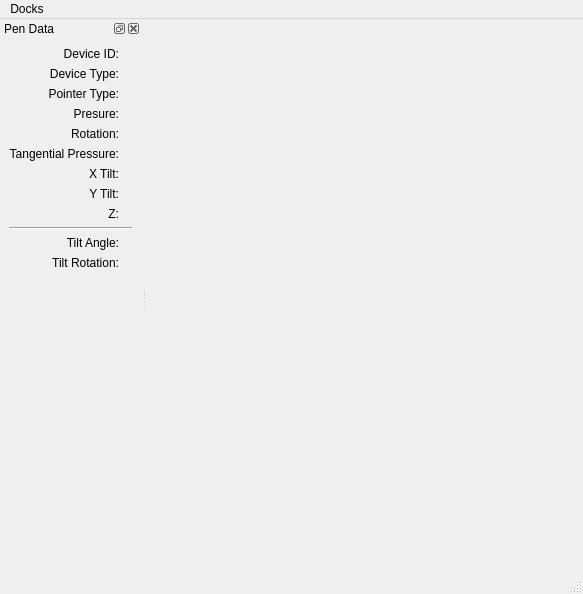
<?xml version="1.0" encoding="UTF-8"?>
<ui version="4.0">
 <class>MainWindow</class>
 <widget class="QMainWindow" name="MainWindow">
  <property name="geometry">
   <rect>
    <x>0</x>
    <y>0</y>
    <width>583</width>
    <height>594</height>
   </rect>
  </property>
  <property name="windowTitle">
   <string>MainWindow</string>
  </property>
  <widget class="QWidget" name="centralwidget">
   <layout class="QVBoxLayout" name="verticalLayout_2">
    <property name="leftMargin">
     <number>0</number>
    </property>
    <property name="topMargin">
     <number>0</number>
    </property>
    <property name="rightMargin">
     <number>0</number>
    </property>
    <property name="bottomMargin">
     <number>0</number>
    </property>
    <item>
     <widget class="Canvas" name="canvas" native="true"/>
    </item>
   </layout>
  </widget>
  <widget class="QMenuBar" name="menubar">
   <property name="geometry">
    <rect>
     <x>0</x>
     <y>0</y>
     <width>583</width>
     <height>24</height>
    </rect>
   </property>
   <widget class="QMenu" name="menuDocks">
    <property name="title">
     <string>Docks</string>
    </property>
   </widget>
   <addaction name="menuDocks"/>
  </widget>
  <widget class="QStatusBar" name="statusbar"/>
  <widget class="QDockWidget" name="penInfoDock">
   <property name="windowTitle">
    <string>Pen Data</string>
   </property>
   <attribute name="dockWidgetArea">
    <number>1</number>
   </attribute>
   <widget class="QWidget" name="dockWidgetContents">
    <layout class="QVBoxLayout" name="verticalLayout_3">
     <property name="leftMargin">
      <number>0</number>
     </property>
     <property name="topMargin">
      <number>0</number>
     </property>
     <property name="rightMargin">
      <number>0</number>
     </property>
     <property name="bottomMargin">
      <number>0</number>
     </property>
     <item>
      <widget class="QScrollArea" name="scrollArea">
       <property name="frameShape">
        <enum>QFrame::NoFrame</enum>
       </property>
       <property name="widgetResizable">
        <bool>true</bool>
       </property>
       <widget class="QWidget" name="scrollAreaWidgetContents">
        <property name="geometry">
         <rect>
          <x>0</x>
          <y>0</y>
          <width>270</width>
          <height>521</height>
         </rect>
        </property>
        <layout class="QVBoxLayout" name="verticalLayout">
         <item>
          <layout class="QGridLayout" name="gridLayout">
           <item row="9" column="0" colspan="2">
            <widget class="Line" name="line">
             <property name="orientation">
              <enum>Qt::Horizontal</enum>
             </property>
            </widget>
           </item>
           <item row="8" column="0">
            <widget class="QLabel" name="label_4">
             <property name="text">
              <string>Z:</string>
             </property>
             <property name="alignment">
              <set>Qt::AlignRight|Qt::AlignTrailing|Qt::AlignVCenter</set>
             </property>
            </widget>
           </item>
           <item row="4" column="0">
            <widget class="QLabel" name="label_2">
             <property name="text">
              <string>Rotation:</string>
             </property>
             <property name="alignment">
              <set>Qt::AlignRight|Qt::AlignTrailing|Qt::AlignVCenter</set>
             </property>
            </widget>
           </item>
           <item row="2" column="1">
            <widget class="QLabel" name="pointerTypeLabel">
             <property name="sizePolicy">
              <sizepolicy hsizetype="MinimumExpanding" vsizetype="Preferred">
               <horstretch>0</horstretch>
               <verstretch>0</verstretch>
              </sizepolicy>
             </property>
             <property name="text">
              <string/>
             </property>
            </widget>
           </item>
           <item row="7" column="0">
            <widget class="QLabel" name="label_8">
             <property name="text">
              <string>Y Tilt:</string>
             </property>
             <property name="alignment">
              <set>Qt::AlignRight|Qt::AlignTrailing|Qt::AlignVCenter</set>
             </property>
            </widget>
           </item>
           <item row="5" column="1">
            <widget class="QLabel" name="tangentialPressureLabel">
             <property name="sizePolicy">
              <sizepolicy hsizetype="MinimumExpanding" vsizetype="Preferred">
               <horstretch>0</horstretch>
               <verstretch>0</verstretch>
              </sizepolicy>
             </property>
             <property name="text">
              <string/>
             </property>
            </widget>
           </item>
           <item row="3" column="0">
            <widget class="QLabel" name="label">
             <property name="text">
              <string>Presure:</string>
             </property>
             <property name="alignment">
              <set>Qt::AlignRight|Qt::AlignTrailing|Qt::AlignVCenter</set>
             </property>
            </widget>
           </item>
           <item row="1" column="1">
            <widget class="QLabel" name="deviceTypeLabel">
             <property name="sizePolicy">
              <sizepolicy hsizetype="MinimumExpanding" vsizetype="Preferred">
               <horstretch>0</horstretch>
               <verstretch>0</verstretch>
              </sizepolicy>
             </property>
             <property name="text">
              <string/>
             </property>
            </widget>
           </item>
           <item row="1" column="0">
            <widget class="QLabel" name="label_5">
             <property name="text">
              <string>Device Type:</string>
             </property>
             <property name="alignment">
              <set>Qt::AlignRight|Qt::AlignTrailing|Qt::AlignVCenter</set>
             </property>
            </widget>
           </item>
           <item row="0" column="0">
            <widget class="QLabel" name="label_9">
             <property name="text">
              <string>Device ID:</string>
             </property>
             <property name="alignment">
              <set>Qt::AlignRight|Qt::AlignTrailing|Qt::AlignVCenter</set>
             </property>
            </widget>
           </item>
           <item row="10" column="0">
            <widget class="QLabel" name="label_10">
             <property name="text">
              <string>Tilt Angle:</string>
             </property>
             <property name="alignment">
              <set>Qt::AlignRight|Qt::AlignTrailing|Qt::AlignVCenter</set>
             </property>
            </widget>
           </item>
           <item row="4" column="1">
            <widget class="QLabel" name="rotationLabel">
             <property name="sizePolicy">
              <sizepolicy hsizetype="MinimumExpanding" vsizetype="Preferred">
               <horstretch>0</horstretch>
               <verstretch>0</verstretch>
              </sizepolicy>
             </property>
             <property name="text">
              <string/>
             </property>
            </widget>
           </item>
           <item row="10" column="1">
            <widget class="QLabel" name="tiltAngle">
             <property name="text">
              <string/>
             </property>
            </widget>
           </item>
           <item row="2" column="0">
            <widget class="QLabel" name="label_6">
             <property name="text">
              <string>Pointer Type:</string>
             </property>
             <property name="alignment">
              <set>Qt::AlignRight|Qt::AlignTrailing|Qt::AlignVCenter</set>
             </property>
            </widget>
           </item>
           <item row="3" column="1">
            <widget class="QLabel" name="presureLabel">
             <property name="sizePolicy">
              <sizepolicy hsizetype="MinimumExpanding" vsizetype="Preferred">
               <horstretch>0</horstretch>
               <verstretch>0</verstretch>
              </sizepolicy>
             </property>
             <property name="text">
              <string/>
             </property>
            </widget>
           </item>
           <item row="8" column="1">
            <widget class="QLabel" name="zLabel">
             <property name="sizePolicy">
              <sizepolicy hsizetype="MinimumExpanding" vsizetype="Preferred">
               <horstretch>0</horstretch>
               <verstretch>0</verstretch>
              </sizepolicy>
             </property>
             <property name="text">
              <string/>
             </property>
            </widget>
           </item>
           <item row="6" column="0">
            <widget class="QLabel" name="label_7">
             <property name="text">
              <string>X Tilt:</string>
             </property>
             <property name="alignment">
              <set>Qt::AlignRight|Qt::AlignTrailing|Qt::AlignVCenter</set>
             </property>
            </widget>
           </item>
           <item row="0" column="1">
            <widget class="QLabel" name="deviceIdLabel">
             <property name="text">
              <string/>
             </property>
            </widget>
           </item>
           <item row="6" column="1">
            <widget class="QLabel" name="xTiltLabel">
             <property name="sizePolicy">
              <sizepolicy hsizetype="MinimumExpanding" vsizetype="Preferred">
               <horstretch>0</horstretch>
               <verstretch>0</verstretch>
              </sizepolicy>
             </property>
             <property name="text">
              <string/>
             </property>
            </widget>
           </item>
           <item row="7" column="1">
            <widget class="QLabel" name="yTiltLabel">
             <property name="sizePolicy">
              <sizepolicy hsizetype="MinimumExpanding" vsizetype="Preferred">
               <horstretch>0</horstretch>
               <verstretch>0</verstretch>
              </sizepolicy>
             </property>
             <property name="text">
              <string/>
             </property>
            </widget>
           </item>
           <item row="5" column="0">
            <widget class="QLabel" name="label_3">
             <property name="text">
              <string>Tangential Pressure:</string>
             </property>
             <property name="alignment">
              <set>Qt::AlignRight|Qt::AlignTrailing|Qt::AlignVCenter</set>
             </property>
            </widget>
           </item>
           <item row="11" column="0">
            <widget class="QLabel" name="label_11">
             <property name="text">
              <string>Tilt Rotation:</string>
             </property>
             <property name="alignment">
              <set>Qt::AlignRight|Qt::AlignTrailing|Qt::AlignVCenter</set>
             </property>
            </widget>
           </item>
           <item row="11" column="1">
            <widget class="QLabel" name="tiltRotation">
             <property name="text">
              <string/>
             </property>
            </widget>
           </item>
          </layout>
         </item>
         <item>
          <spacer name="verticalSpacer">
           <property name="orientation">
            <enum>Qt::Vertical</enum>
           </property>
           <property name="sizeHint" stdset="0">
            <size>
             <width>20</width>
             <height>195</height>
            </size>
           </property>
          </spacer>
         </item>
        </layout>
       </widget>
      </widget>
     </item>
    </layout>
   </widget>
  </widget>
 </widget>
 <customwidgets>
  <customwidget>
   <class>Canvas</class>
   <extends>QWidget</extends>
   <header>canvas.h</header>
   <container>1</container>
  </customwidget>
 </customwidgets>
 <resources/>
 <connections/>
</ui>
